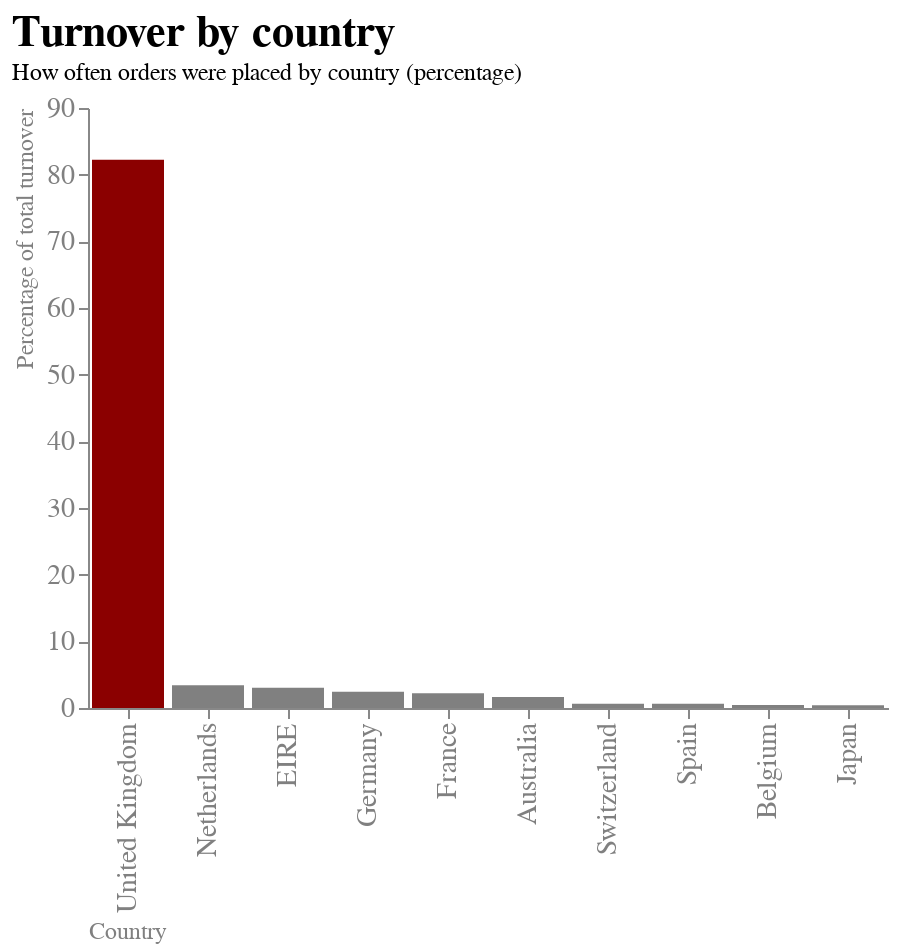

Notebook code for this chart:
### Markdown cell above
##### Chart Beschreibung
Um die Response Variable für die Hypothese H1 zu visualisieren, werden die im jeweiligen Land erzielten Umsätze für die Top 10 Ländern gezeigt. Als Visualisierungsart wird ein Säulendiagramm verwendet, da sich so die Verhältnismäßigkeiten gut erkennen lassen. Durch das Eliminieren der horizontalen Gridlines wird Clutter minimiert. Der Fokus wird durch die Sortierung der Balken von lang nach kurz auf das für die Hypothese relevante Hauptmerkmal gelenkt. Es wurde zugunsten des Designs ein aussagekräftiger Titel sowie Untertitel gewählt und das Design bewusst schlicht gehalten.

### Code cell
# Gesamtumsatz berechnen
gesamtumsatz = df['TotalPrice'].sum()
# Berechnung des Gesamtumsatzes für jedes Land
country_totals = df.groupby('Country')['TotalPrice'].sum()

# Berechnung des prozentualen Anteils am Gesamtumsatz für jedes Land
country_percentages = country_totals / gesamtumsatz * 100

# Erstellen eines DataFrame mit den Spalten Land und Anteil am Gesamtumsatz
df_country_percentages = pd.DataFrame({'Country': country_percentages.index, 'Percentage': country_percentages.values}).sort_values(by='Percentage', ascending=False).head(10) 

# Visualisierung des prozentualen Anteils am Gesamtumsatz für die top 10 Länder
alt.Chart(df_country_percentages).mark_bar().encode(
    x=alt.X('Country', sort='-y', axis=alt.Axis(title='Country',titleAnchor='start',grid=False)),
    y=alt.Y('Percentage',  axis=alt.Axis(title='Percentage of total turnover', labelAngle=0, titleAnchor='end',grid=False)),
    color=alt.condition(
        alt.FieldOneOfPredicate("Country", ["United Kingdom"]),
        alt.value("darkred"),
        alt.value("grey")
    ),
).properties(
    title='Revenue by Country',
    width=400,
    height=150
).configure_view(
    strokeWidth=0
).configure_title(
    fontSize=22,
    font="Arial",
    color="black",
    anchor="start"
).configure_axis(
    labelFont="Arial",
    titleFont="Arial",
    labelFontSize=14,
    titleFontSize=12,
    titleFontWeight="normal",
    labelColor="grey",
    titleColor="grey"
).properties(
    title={"text":["Turnover by country"], "subtitle":["How often orders were placed by country (percentage)"]},
)

### Figure 1 — Vega-Lite specification as saved in the notebook (floating-point values rounded to 4 significant figures)
{"config": {"view": {"continuousWidth": 400, "continuousHeight": 300, "strokeWidth": 0}, "axis": {"labelColor": "grey", "labelFont": "Arial", "labelFontSize": 14, "titleColor": "grey", "titleFont": "Arial", "titleFontSize": 12, "titleFontWeight": "normal"}, "title": {"anchor": "start", "color": "black", "font": "Arial", "fontSize": 22}}, "data": {"name": "data-5d73b6042694ee42c59f648223328e83"}, "mark": "bar", "encoding": {"color": {"condition": {"value": "darkred", "test": {"field": "Country", "oneOf": ["United Kingdom"]}}, "value": "grey"}, "x": {"axis": {"grid": false, "title": "Country", "titleAnchor": "start"}, "field": "Country", "sort": "-y", "type": "nominal"}, "y": {"axis": {"grid": false, "labelAngle": 0, "title": "Percentage of total turnover", "titleAnchor": "end"}, "field": "Percentage", "type": "quantitative"}}, "height": 300, "title": {"text": ["Turnover by country"], "subtitle": ["How often orders were placed by country (percentage)"]}, "width": 400, "$schema": "https://vega.github.io/schema/vega-lite/v4.17.0.json", "datasets": {"data-5d73b6042694ee42c59f648223328e83": [{"Country": "United Kingdom", "Percentage": 82.25}, {"Country": "Netherlands", "Percentage": 3.427}, {"Country": "EIRE", "Percentage": 3.041}, {"Country": "Germany", "Percentage": 2.425}, {"Country": "France", "Percentage": 2.195}, {"Country": "Australia", "Percentage": 1.655}, {"Country": "Switzerland", "Percentage": 0.6269}, {"Country": "Spain", "Percentage": 0.6256}, {"Country": "Belgium", "Percentage": 0.4432}, {"Country": "Japan", "Percentage": 0.4282}]}}
